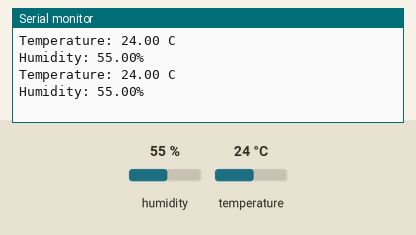
This sketch was run on a simulated Arduino Uno, built with avr-gcc and run on an emulated ATmega328P. Shown: the last lines printed to the serial monitor. The inputs (shaded band) are chosen by the test bench; at power-on: humidity 55 %, temperature 24 °C.

Above: at 4.8 s.
4.9 s: humidity set to 22 %
At 7.0 s:
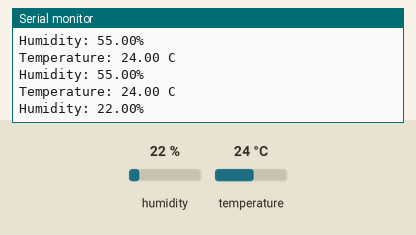
7.9 s: temperature set to 12 °C
At 9.4 s:
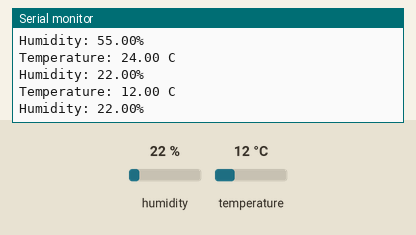
10.9 s: humidity set to 40 %
At 13.0 s:
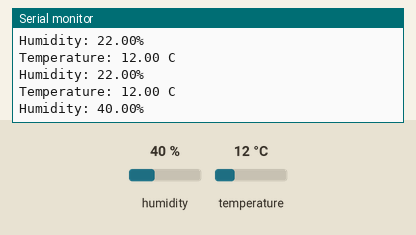
Timing chart, 0 to 14.5 s (numbered marks = the images above; inputs shaded):
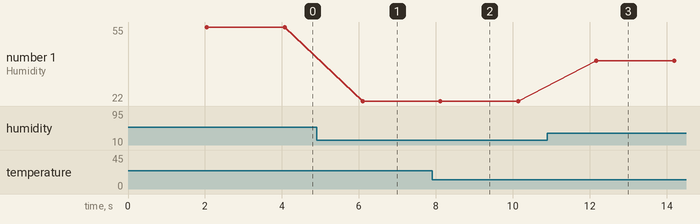

The sketch:

Temp.ino
```cpp
#include "DHT.h"

#define DHTPIN 3
#define DHTTYPE DHT11

DHT dht(DHTPIN, DHTTYPE);

void setup() {
  Serial.begin(9600);
  dht.begin();
}

void loop() {
    delay(2000);  // 2 seconds delay
  float hum = dht.readHumidity();
  float temp = dht.readTemperature(false); //Set to true for Fahrenheit

  if (isnan(hum) || isnan(temp)) {
    Serial.println(F("Failed to read from DHT sensor!"));
    return;
  }

  Serial.print("Temperature: ");
  Serial.print(temp);
  Serial.println(" C");
  Serial.print("Humidity: ");
  Serial.print(hum);
  Serial.println("%");
}
```

Measured:
- after the input at 4.9 s, the serial monitor: prints a new line after 1.2 s (image 1)
- after the input at 7.9 s, the serial monitor: prints a new line after 0.20 s (image 2)
- after the input at 10.9 s, the serial monitor: prints a new line after 1.3 s (image 3)
- plotted number 1: 55 → 22 after the input at 4.9 s, 22 → 40 after the input at 10.9 s
